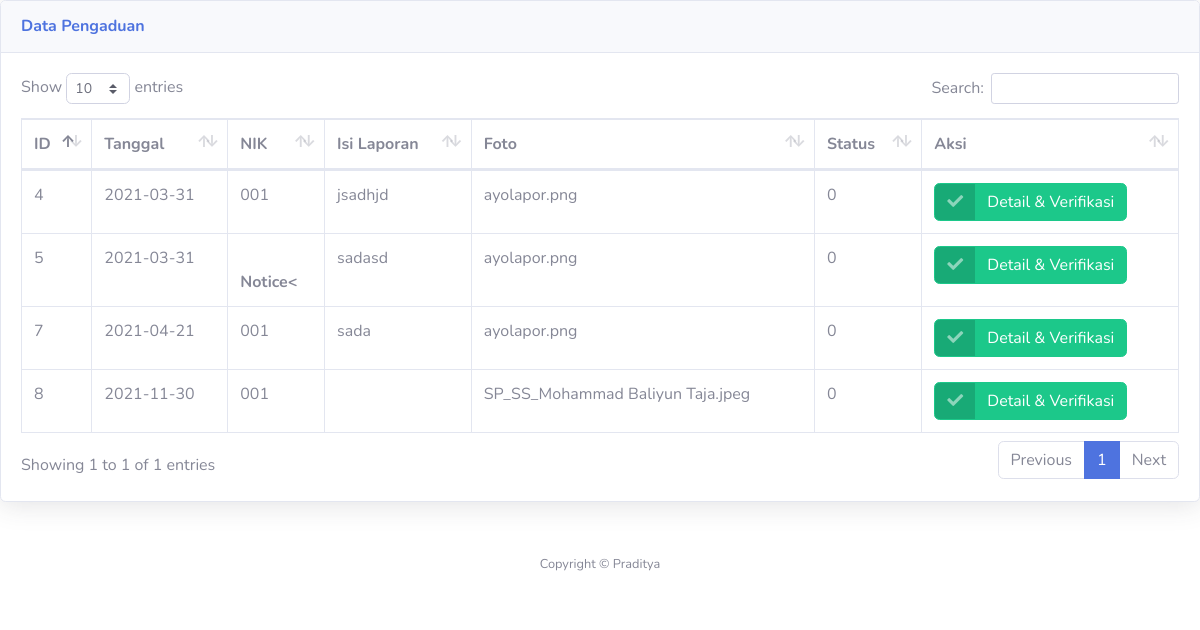
Screenshot of /petugas/verifikasi_pengaduan.php with the database file from the repository.
### tables this page shows
CREATE TABLE `pengaduan` (
  `id_pengaduan` int(11) NOT NULL,
  `tgl_pengaduan` date NOT NULL,
  `nik` varchar(16) NOT NULL,
  `isi_laporan` text NOT NULL,
  `foto` varchar(255) NOT NULL,
  `status` enum('0','proses','selesai','') NOT NULL
);

### petugas/verifikasi_pengaduan.php (the view, shortened to what this page needs)
<!DOCTYPE html>
<html lang="en">
<head>
  <link href="../vendor/fontawesome-free/css/all.min.css" rel="stylesheet" type="text/css">
  <link href="../css/sb-admin-2.min.css" rel="stylesheet">
  <link href="../vendor/datatables/dataTables.bootstrap4.min.css" rel="stylesheet">
</head>
<body id="page-top">
  <div class="card shadow mb-4">
    <div class="card-header py-3">
      <h6 class="m-0 font-weight-bold text-primary">Data Pengaduan</h6>
    </div>
    <div class="card-body">
      <div class="table-responsive">
        <table class="table table-bordered" id="dataTable" width="100%" cellspacing="0">
          <thead>
            <tr>
              <th>ID</th>
              <th>Tanggal</th>
              <th>NIK</th>
              <th>Isi Laporan</th>
              <th>Foto </th>
              <th>Status</th>
              <th>Aksi</th>
            </tr>
          </thead>
          <?php
          require '../koneksi.php';
          $sql = mysqli_query($conn, "select * from pengaduan where status='0' ");
          while ($data = mysqli_fetch_array($sql)) {
          ?>
            <tbody>
              <tr>
                <td><?php echo $data['id_pengaduan']; ?></td>
                <td><?php echo $data['tgl_pengaduan']; ?></td>
                <td><?php echo $data['nik']; ?></td>
                <td><?php echo $data['isi_laporan']; ?></td>
                <td><?php echo $data['foto']; ?></td>
                <td><?php echo $data['status']; ?></td>
                <td>
                  <a href="?url=detail_pengaduan&id=<?php echo $data['id_pengaduan'];
                                                    ?>" class="btn btn-success btn-icon-split">
                    <span class="icon text-white-50">
                      <i class="fas fa-check"></i>
                    </span>
                    <span class="text">Detail & Verifikasi</span>
                  </a>
                </td>
              </tr>
            </tbody>
          <?php } ?>
        </table>
      </div>
    </div>
  </div>
  <footer class="sticky-footer bg-white">
    <div class="container my-auto">
      <div class="copyright text-center my-auto">
        <span>Copyright &copy; Praditya</span>
      </div>
    </div>
  </footer>
</body>
</html>

### rows the page displays
pengaduan: id_pengaduan "4", tgl_pengaduan "2021-03-31", nik "001", isi_laporan "jsadhjd", foto "ayolapor.png", status "0"
pengaduan: id_pengaduan "5", tgl_pengaduan "2021-03-31", nik "Notice<", isi_laporan "sadasd", foto "ayolapor.png", status "0"
pengaduan: id_pengaduan "7", tgl_pengaduan "2021-04-21", nik "001", isi_laporan "sada", foto "ayolapor.png", status "0"
pengaduan: id_pengaduan "8", tgl_pengaduan "2021-11-30", nik "001", foto "SP_SS_Mohammad Baliyun Taja.jpeg", status "0"
